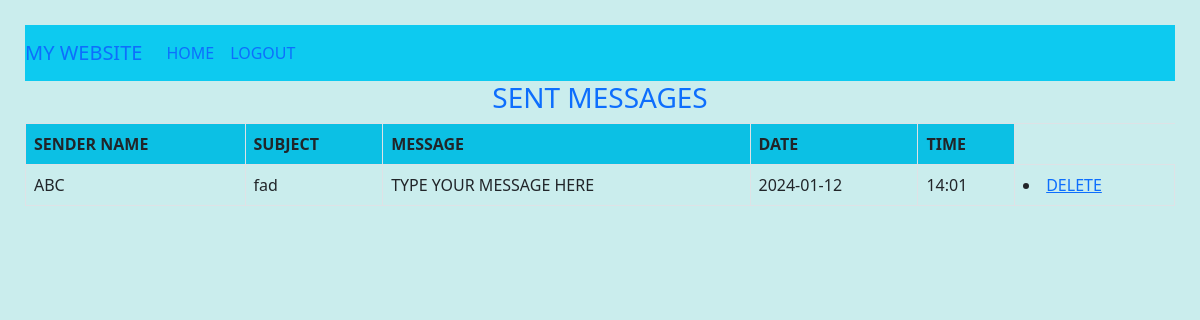
Screenshot of /viewspam/ (signed in) with the database file from the repository.
### user/models.py (models this page shows)
class message_tb(models.Model):
    Senderid=models.ForeignKey(register_tb,on_delete=models.CASCADE,related_name='Senderid')
    Subject=models.CharField(max_length=20)
    Message=models.CharField(max_length=20)
    Date=models.CharField(max_length=20)
    Time=models.CharField(max_length=20)
    Receiverid=models.ForeignKey(register_tb,on_delete=models.CASCADE)
    Status=models.CharField(max_length=20,default="Pending")
    FilterStatus=models.CharField(max_length=20,default="Pending")

class register_tb(models.Model):
    Name=models.CharField(max_length=20)
    Gender=models.CharField(max_length=20)
    DOB=models.CharField(max_length=20)
    Address=models.CharField(max_length=20)
    Countryid=models.ForeignKey(country_tb,on_delete=models.CASCADE)
    Stateid=models.ForeignKey(state_tb,on_delete=models.CASCADE)
    Phone=models.CharField(max_length=20)
    SecurityQuestion=models.CharField(max_length=20)
    Answer=models.CharField(max_length=20)
    Username=models.CharField(max_length=20)
    Password=models.CharField(max_length=20)

### user/views.py (the view)
# urls.py: path('viewspam/',userview.viewspam,name="viewspam"),
def viewspam(request):
    id=request.session['user_id']
    user=message_tb.objects.filter(Receiverid_id=id,Status="Deleted by sender" or "Pending",FilterStatus="Pending")
    return render(request,"user/viewspam.html",{'re':user})

### templates/user/viewspam.html (shortened to what this page needs)
<!DOCTYPE html>
<html lang="en">
<head>
    <link rel="stylesheet" href="/static/css/bootstrap.css">
</head>
    <body style="background-color: rgb(202, 237, 237);padding: 25px;">
        <div class="navbar navbar-expand-lg bg-info ">
            <a hre="#" class="navbar-brand">MY WEBSITE</a>
            <ul class="navbar-nav">
                <li class="nav nav-item">
                    <a class="nav-link" href="{% url 'home_user' %}">HOME</a>
                </li>
                <li class="nav nav-item">
                    <a href="{% url 'logout' %}" class="nav-link">LOGOUT</a>
                </li>
            </ul>
        </div>
        <h3 class="text-primary" style="text-align: center;">SENT MESSAGES</h3>
        <table class="table table-bordered table-hover table-striped">
            <tr class="bg-info">
                <th>SENDER NAME</th>
                <th>SUBJECT</th>
                <th>MESSAGE</th>
                <th>DATE</th>
                <th>TIME</th>
            </tr>
            {% for v in re %}
            <tr>
                <td>{{v.Senderid.Name}}</td>
                <td>{{v.Subject}}</td>
                <td>{{v.Message}}</td>
                <td>{{v.Date}}</td>
                <td>{{v.Time}}</td>
                <td><li><a href="{% url 'delete_spam' v.id %}">DELETE</a></li></td>
            </tr>
            {% endfor %}
        </table>
    </body>
</html>

### rows the page displays
message_tb: Senderid.Name "ABC", Subject "fad", Message "TYPE YOUR MESSAGE HERE", Date "2024-01-12", Time "14:01"
